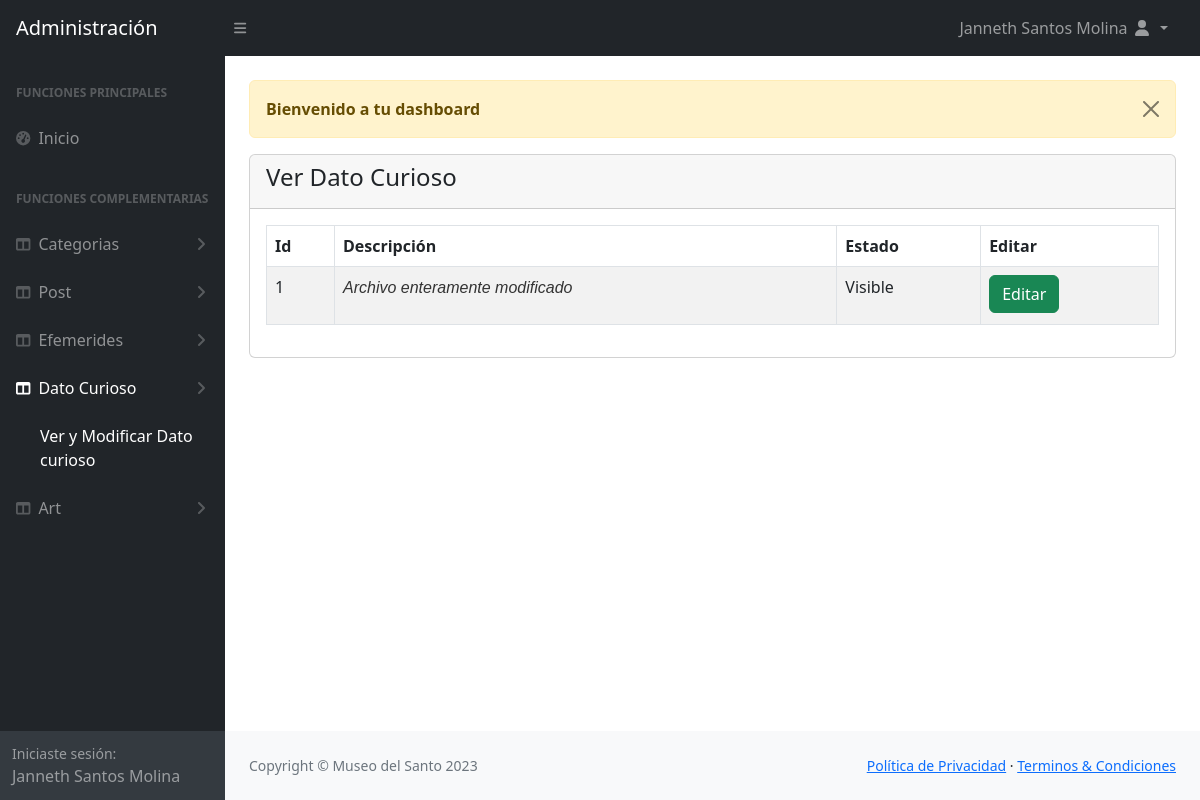
The page /admin/view-curiosity.php (signed in) on the database its author committed.
### tables this page shows
CREATE TABLE `curiosity` (
  `id` int(11) NOT NULL,
  `description` longtext NOT NULL DEFAULT '"Ingresa tu descripción"',
  `status` tinyint(1) NOT NULL DEFAULT 0,
  `created` timestamp NOT NULL DEFAULT current_timestamp()
);

### admin/view-curiosity.php (the view)
<?php
    include('authentication.php');
    include('includes/header.php');
?>
<div class="container-fluid px-4">
    <div class="row mt-4">
        <div class="col-md-12">
            <?php include('message.php') ?>
            <div class="card">
                <div class="card-header">
                    <h4> Ver Dato Curioso
                    </h4>
                </div>
                <div class="card-body">
                <div class="table-responsive">
                    <table class="table table-bordered table-striped">
                        <thead>
                            <th>Id</th>
                            <th>Descripción</th>
                            <th>Estado</th>
                            <th>Editar</th>
                        </thead>
                        <tbody>
                            <?php
                                $curiosity = "SELECT * FROM curiosity WHERE status != '2'";
                                $curiosity_run = mysqli_query($conn, $curiosity);
                                if (mysqli_num_rows($curiosity_run) > 0) {
                                    foreach($curiosity_run as $curiosity){
                                        ?>
                                            <tr>
                                                <td><?= $curiosity['id']; ?></td>
                                                <td><?= $curiosity['description']; ?></td>
                                                <td>
                                                        <?= $curiosity['status'] == '1' ? 'Hidden':'Visible';
                                                    ?>
                                                </td>
                                                <td><a href="curiosity-edit.php?id=<?= $curiosity['id']; ?>" class="btn btn-success">Editar</a></td>
                                            </tr>
                                        <?php
                                    }
                                } else {
                                    ?>
                                        <tr>
                                            <td colspan="6">Información no encontrada</td>
                                        </tr>
                                    <?php
                                }
                            ?>
                        </tbody>
                    </table>
                </div>
            </div>
        </div>
    </div>
</div>
<?php
    include('includes/footer.php');
    include('includes/scripts.php');
?>

### rows shown on the page
curiosity: id "1", description "Archivo enteramente modificado", status "Visible"

### other values the page prints
$_SESSION['auth_user']['user_name'] "Janneth Santos Molina"
$_SESSION['message'] "Bienvenido a tu dashboard"
